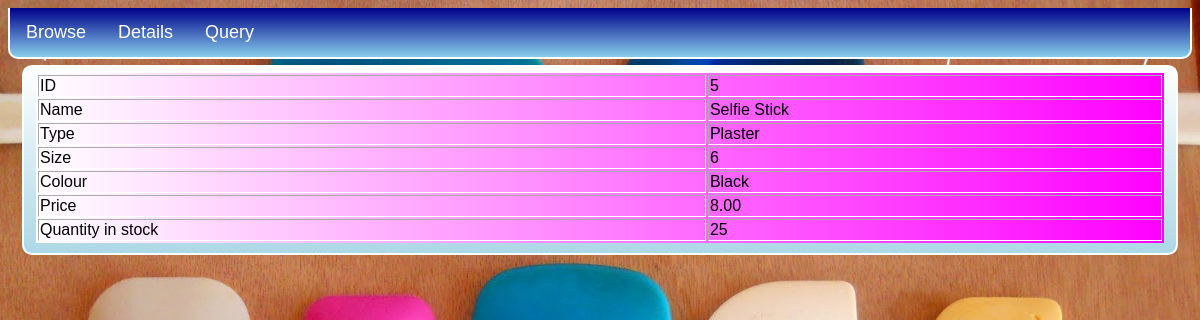
The page /Details.php?idSpatula=5 on the database its author committed.
### tables this page shows
CREATE TABLE IF NOT EXISTS `Spatula` (
	`idSpatula` INT NOT NULL AUTO_INCREMENT,
    `ProductName` VARCHAR(50) NOT NULL,
    `Type` ENUM('Drugs', 'Food', 'Paints', 'Plaster') NOT NULL,
	`Size` VARCHAR(50) NOT NULL,
    `Colour` VARCHAR(50) NOT NULL,
    `Price` Decimal(10, 2) NOT NULL,
    `QuantityInStock` INT NOT NULL,
    PRIMARY KEY (`idSpatula`)
);

### web/Details.php (the view, shortened to what this page needs)
<!DOCTYPE html>
<html>
	<head>
		<link rel='stylesheet' type='text/css' href='Results.css'/>
	</head>
	<body>
		<ul class='tab'>
			<li><a href='Browse.php' class='tablink'>Browse</a></li>
			<li><a href='#' class='tablink' onclick="switchTab(event, 'detailsTab')">Details</a></li>
			<li><a href='#' class='tablink' onclick="switchTab(event, 'queryTab')">Query</a></li>
		</ul>
		<div id='detailsTab' class='tabcontent'>
			<fieldset>
				<?php
					$con = mysqli_connect("info20003db.eng.unimelb.edu.au", "ichee", "Shinobi*", "ichee");
					$sql = "SELECT * FROM Spatula";
					if (isset($_GET['idSpatula'])) {
						$sql = $sql . " WHERE Spatula.idSpatula = " . $_GET['idSpatula'] . ";";
						if ($result = mysqli_query($con, $sql)) {
							$row = mysqli_fetch_array($result);
							echo "<table border=1>";
							echo "<tr><td>ID</td><td>". $row['idSpatula'] . "</td>";
							echo "<tr><td>Name</td><td>". $row['ProductName'] . "</td>";
							echo "<tr><td>Type</td><td>". $row['Type'] . "</td>";
							echo "<tr><td>Size</td><td>". $row['Size'] . "</td>";
							echo "<tr><td>Colour</td><td>". $row['Colour'] . "</td>";
							echo "<tr><td>Price</td><td>". $row['Price'] . "</td>";
							echo "<tr><td>Quantity in stock</td><td>". $row['QuantityInStock'] . "</td>";
							echo "</table>";
						} else {
							echo "Spatula not found in database";
						}
					} else {
						echo "No spatula selected";
					}
				?>
			</fieldset>
		</div>
	</body>
</html>

### web/Results.css (style rules this page uses)
body { background-attachment : fixed; background-color : white; background-size : cover; font-family : sans-serif; }
div { display : inline-block; }
fieldset { background : linear-gradient(white, lightblue); border : 2px solid white; border-radius : 10px; font-family : sans-serif; text-align : center; vertical-align : top; }
table { background : linear-gradient(to right, white, magenta); border : 2px white; font-family : sans-serif; overflow : auto; text-align : left; width : 100%; }
ul.tab { background : linear-gradient(darkblue, skyblue); border : 2px solid white; border-radius : 0px 0px 10px 10px; border-top : none; list-style-type : none; margin : 0; overflow : hidden; padding : 0; }
ul.tab li { float : left; }
ul.tab li a { color : white; display : inline-block; font-family : sans-serif; font-size : 18px; padding : 14px 16px; text-decoration : none; text-align : center; transition : 0.3s; }
.tabcontent { animation : fadeEffect 1s; border-top : none; display : none; padding : 6px 12px; -webkit-animation : fadeEffect 1s; }

### rows shown on the page
spatula: idSpatula "5", ProductName "Selfie Stick", Type "Plaster", Size "6", Colour "Black", Price "8.00", QuantityInStock "25"
